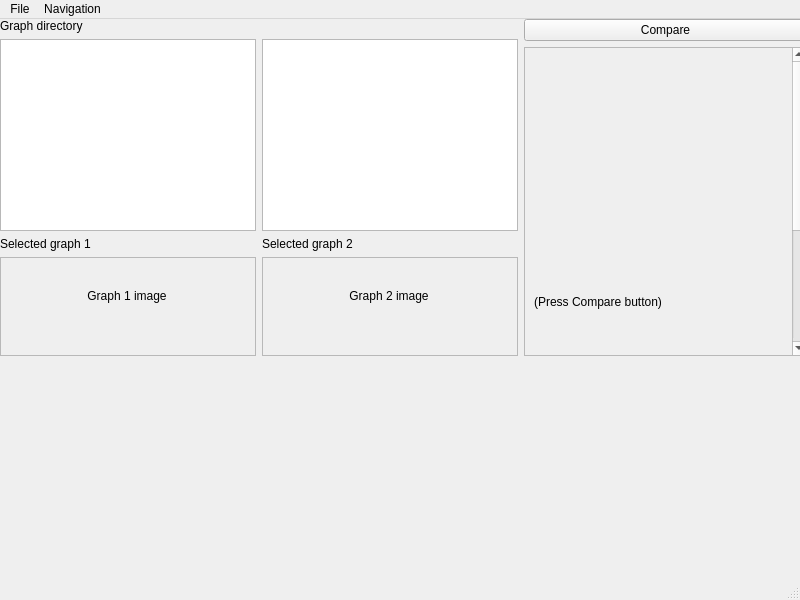
<?xml version="1.0" encoding="UTF-8"?>
<ui version="4.0">
 <class>GraphAnalysis</class>
 <widget class="QMainWindow" name="GraphAnalysis">
  <property name="geometry">
   <rect>
    <x>0</x>
    <y>0</y>
    <width>800</width>
    <height>600</height>
   </rect>
  </property>
  <property name="sizePolicy">
   <sizepolicy hsizetype="Expanding" vsizetype="Expanding">
    <horstretch>0</horstretch>
    <verstretch>0</verstretch>
   </sizepolicy>
  </property>
  <property name="windowTitle">
   <string>Graph Analysis</string>
  </property>
  <widget class="QWidget" name="centralwidget">
   <property name="sizePolicy">
    <sizepolicy hsizetype="Preferred" vsizetype="Preferred">
     <horstretch>0</horstretch>
     <verstretch>0</verstretch>
    </sizepolicy>
   </property>
   <widget class="QWidget" name="formWidget" native="true">
    <property name="geometry">
     <rect>
      <x>0</x>
      <y>0</y>
      <width>807</width>
      <height>337</height>
     </rect>
    </property>
    <layout class="QHBoxLayout" name="horizontalLayout">
     <item>
      <layout class="QVBoxLayout" name="verticalLayout">
       <item>
        <widget class="QLabel" name="label">
         <property name="sizePolicy">
          <sizepolicy hsizetype="Preferred" vsizetype="Fixed">
           <horstretch>0</horstretch>
           <verstretch>0</verstretch>
          </sizepolicy>
         </property>
         <property name="text">
          <string>Graph directory</string>
         </property>
        </widget>
       </item>
       <item>
        <layout class="QGridLayout" name="gridLayout">
         <item row="0" column="0">
          <widget class="QListWidget" name="listWidget">
           <property name="sizePolicy">
            <sizepolicy hsizetype="Fixed" vsizetype="Fixed">
             <horstretch>0</horstretch>
             <verstretch>0</verstretch>
            </sizepolicy>
           </property>
          </widget>
         </item>
         <item row="1" column="1">
          <widget class="QLabel" name="labelSelected2">
           <property name="sizePolicy">
            <sizepolicy hsizetype="Preferred" vsizetype="Fixed">
             <horstretch>0</horstretch>
             <verstretch>0</verstretch>
            </sizepolicy>
           </property>
           <property name="text">
            <string>Selected graph 2</string>
           </property>
          </widget>
         </item>
         <item row="1" column="0">
          <widget class="QLabel" name="labelSelected1">
           <property name="sizePolicy">
            <sizepolicy hsizetype="Preferred" vsizetype="Fixed">
             <horstretch>0</horstretch>
             <verstretch>0</verstretch>
            </sizepolicy>
           </property>
           <property name="text">
            <string>Selected graph 1</string>
           </property>
          </widget>
         </item>
         <item row="0" column="1">
          <widget class="QListWidget" name="listWidget_2">
           <property name="sizePolicy">
            <sizepolicy hsizetype="Fixed" vsizetype="Fixed">
             <horstretch>0</horstretch>
             <verstretch>0</verstretch>
            </sizepolicy>
           </property>
          </widget>
         </item>
         <item row="2" column="1">
          <widget class="QScrollArea" name="scrollArea_3">
           <property name="widgetResizable">
            <bool>false</bool>
           </property>
           <widget class="QWidget" name="scrollAreaWidgetContents_3">
            <property name="geometry">
             <rect>
              <x>0</x>
              <y>0</y>
              <width>252</width>
              <height>77</height>
             </rect>
            </property>
            <layout class="QVBoxLayout" name="verticalLayout_5">
             <item>
              <widget class="QLabel" name="labelGraph2">
               <property name="sizePolicy">
                <sizepolicy hsizetype="Maximum" vsizetype="Maximum">
                 <horstretch>0</horstretch>
                 <verstretch>0</verstretch>
                </sizepolicy>
               </property>
               <property name="maximumSize">
                <size>
                 <width>256</width>
                 <height>16777215</height>
                </size>
               </property>
               <property name="text">
                <string>Graph 2 image</string>
               </property>
               <property name="alignment">
                <set>Qt::AlignCenter</set>
               </property>
              </widget>
             </item>
            </layout>
           </widget>
          </widget>
         </item>
         <item row="2" column="0">
          <widget class="QScrollArea" name="scrollArea_2">
           <property name="widgetResizable">
            <bool>false</bool>
           </property>
           <widget class="QWidget" name="scrollAreaWidgetContents_2">
            <property name="geometry">
             <rect>
              <x>0</x>
              <y>0</y>
              <width>252</width>
              <height>77</height>
             </rect>
            </property>
            <layout class="QVBoxLayout" name="verticalLayout_4">
             <item>
              <widget class="QLabel" name="labelGraph1">
               <property name="sizePolicy">
                <sizepolicy hsizetype="Maximum" vsizetype="Maximum">
                 <horstretch>0</horstretch>
                 <verstretch>0</verstretch>
                </sizepolicy>
               </property>
               <property name="maximumSize">
                <size>
                 <width>256</width>
                 <height>16777215</height>
                </size>
               </property>
               <property name="text">
                <string>Graph 1 image</string>
               </property>
               <property name="alignment">
                <set>Qt::AlignCenter</set>
               </property>
              </widget>
             </item>
            </layout>
           </widget>
          </widget>
         </item>
        </layout>
       </item>
      </layout>
     </item>
     <item>
      <layout class="QVBoxLayout" name="verticalLayout_2">
       <item>
        <widget class="QPushButton" name="pushButton">
         <property name="sizePolicy">
          <sizepolicy hsizetype="Preferred" vsizetype="Preferred">
           <horstretch>0</horstretch>
           <verstretch>0</verstretch>
          </sizepolicy>
         </property>
         <property name="text">
          <string>Compare</string>
         </property>
        </widget>
       </item>
       <item>
        <widget class="QScrollArea" name="scrollArea">
         <property name="verticalScrollBarPolicy">
          <enum>Qt::ScrollBarAsNeeded</enum>
         </property>
         <property name="horizontalScrollBarPolicy">
          <enum>Qt::ScrollBarAsNeeded</enum>
         </property>
         <property name="widgetResizable">
          <bool>false</bool>
         </property>
         <property name="alignment">
          <set>Qt::AlignLeading|Qt::AlignLeft|Qt::AlignVCenter</set>
         </property>
         <widget class="QWidget" name="scrollAreaWidgetContents">
          <property name="geometry">
           <rect>
            <x>0</x>
            <y>0</y>
            <width>239</width>
            <height>508</height>
           </rect>
          </property>
          <layout class="QVBoxLayout" name="verticalLayout_3">
           <item>
            <widget class="QLabel" name="labelGraph">
             <property name="sizePolicy">
              <sizepolicy hsizetype="Maximum" vsizetype="Maximum">
               <horstretch>0</horstretch>
               <verstretch>0</verstretch>
              </sizepolicy>
             </property>
             <property name="text">
              <string>(Press Compare button)</string>
             </property>
             <property name="alignment">
              <set>Qt::AlignCenter</set>
             </property>
            </widget>
           </item>
          </layout>
         </widget>
        </widget>
       </item>
      </layout>
     </item>
    </layout>
   </widget>
  </widget>
  <widget class="QMenuBar" name="menubar">
   <property name="geometry">
    <rect>
     <x>0</x>
     <y>0</y>
     <width>800</width>
     <height>17</height>
    </rect>
   </property>
   <widget class="QMenu" name="menuFile">
    <property name="title">
     <string>File</string>
    </property>
    <addaction name="actionOpen_Directory"/>
    <addaction name="actionExit"/>
   </widget>
   <widget class="QMenu" name="menuNavigation">
    <property name="title">
     <string>Navigation</string>
    </property>
    <widget class="QMenu" name="menuGraph_Selected">
     <property name="title">
      <string>Graph Selected</string>
     </property>
     <addaction name="actionGraph_1"/>
     <addaction name="actionGraph_2"/>
     <addaction name="actionGraph_compared"/>
    </widget>
    <addaction name="menuGraph_Selected"/>
    <addaction name="separator"/>
    <addaction name="actionZoom_In"/>
    <addaction name="actionZoom_Out"/>
   </widget>
   <addaction name="menuFile"/>
   <addaction name="menuNavigation"/>
  </widget>
  <widget class="QStatusBar" name="statusbar"/>
  <action name="actionOpen_Directory">
   <property name="text">
    <string>Open Directory</string>
   </property>
   <property name="shortcut">
    <string>Ctrl+O</string>
   </property>
  </action>
  <action name="actionExit">
   <property name="text">
    <string>Exit</string>
   </property>
   <property name="shortcut">
    <string>Ctrl+X</string>
   </property>
  </action>
  <action name="actionZoom_In">
   <property name="text">
    <string>Zoom In</string>
   </property>
   <property name="shortcut">
    <string>Ctrl++</string>
   </property>
  </action>
  <action name="actionZoom_Out">
   <property name="text">
    <string>Zoom Out</string>
   </property>
   <property name="shortcut">
    <string>Ctrl+-</string>
   </property>
  </action>
  <action name="actionGraph_Selection">
   <property name="text">
    <string>Graph Selected</string>
   </property>
  </action>
  <action name="actionGraph_1">
   <property name="checkable">
    <bool>true</bool>
   </property>
   <property name="text">
    <string>Graph 1</string>
   </property>
   <property name="shortcut">
    <string>Ctrl+1</string>
   </property>
  </action>
  <action name="actionGraph_2">
   <property name="checkable">
    <bool>true</bool>
   </property>
   <property name="text">
    <string>Graph 2</string>
   </property>
   <property name="shortcut">
    <string>Ctrl+2</string>
   </property>
  </action>
  <action name="actionGraph_compared">
   <property name="checkable">
    <bool>true</bool>
   </property>
   <property name="checked">
    <bool>true</bool>
   </property>
   <property name="text">
    <string>Graph Compared</string>
   </property>
   <property name="shortcut">
    <string>Ctrl+3</string>
   </property>
  </action>
 </widget>
 <resources/>
 <connections/>
</ui>
